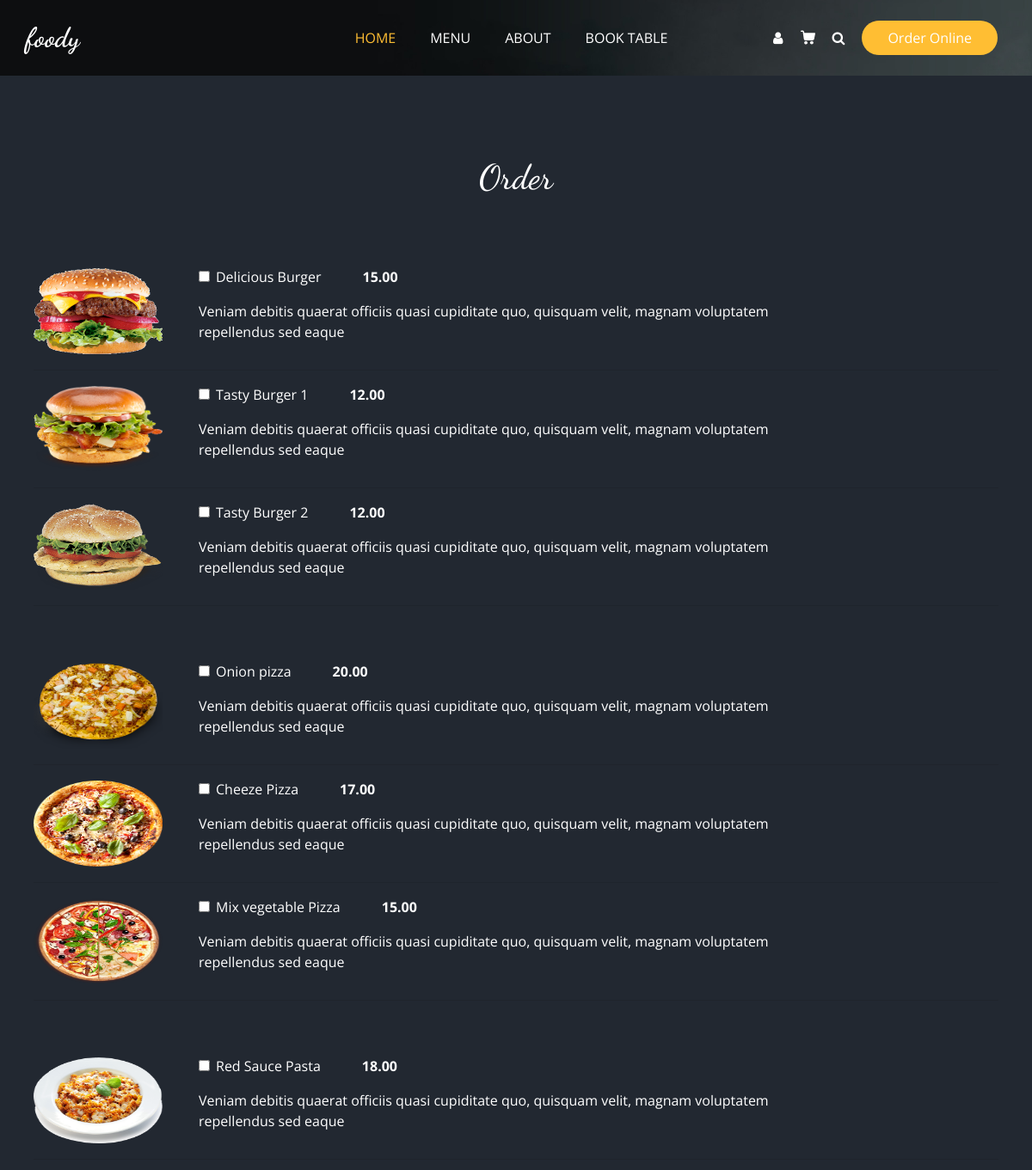
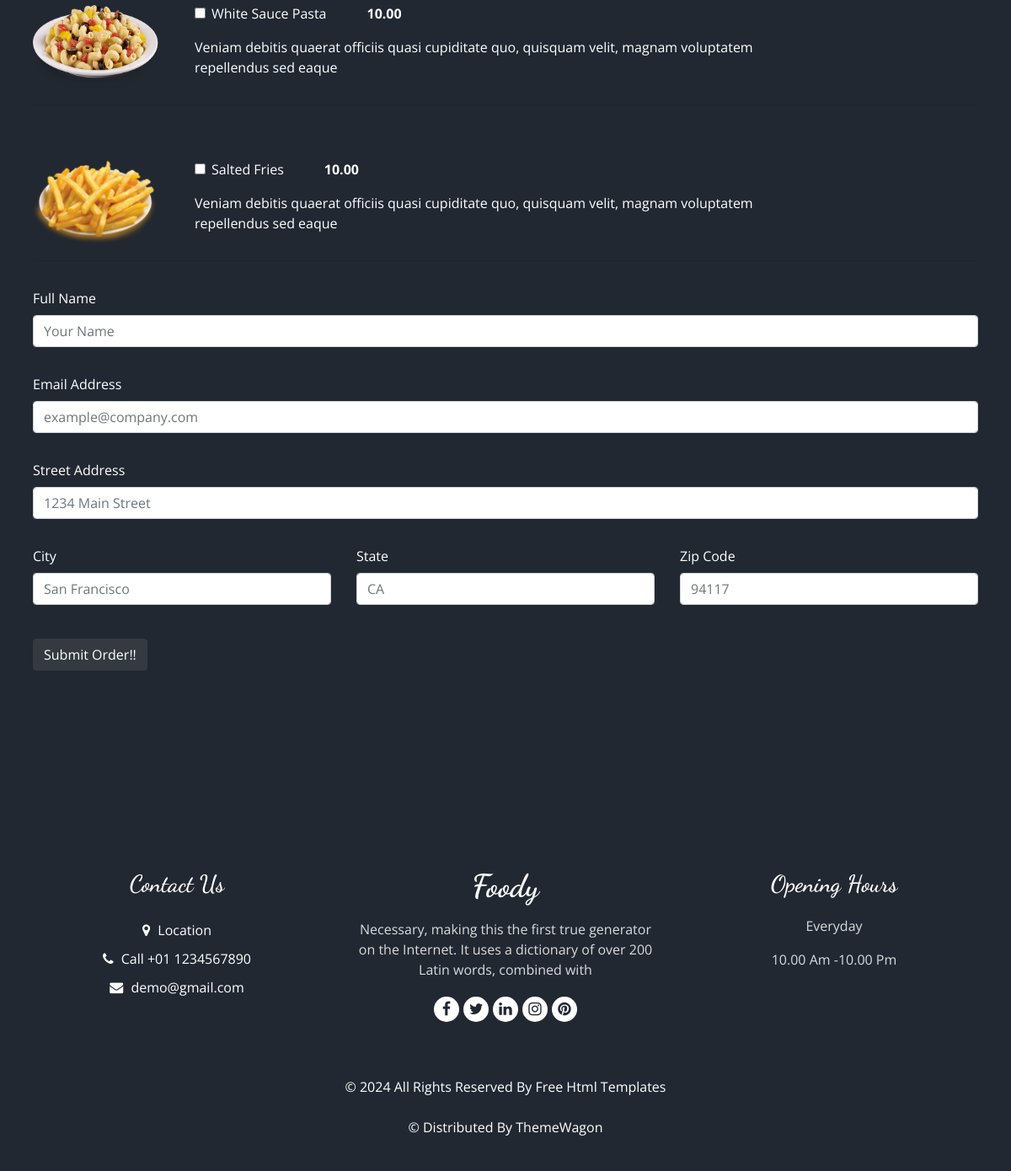
The page /order/ on the database its author committed (2 pictures, top to bottom).
### customer/models.py (models this page shows, shortened)
class MenuItem(models.Model):
    name = models.CharField(max_length=100)
    description = models.TextField()
    images = models.ImageField(upload_to='menu_images/')
    price = models.DecimalField(max_digits=10, decimal_places=2)
    category = models.ManyToManyField('Category',related_name='item')
    available = models.BooleanField(default=True)

### customer/views.py (the view, shortened to what this page needs)
# urls.py: path('order/',Order.as_view(),name= 'order'),
class Order(View):
    def get(self, request, *args, **kwargs):
        Burger = MenuItem.objects.filter(category__name__contains='Burger')
        Pizza = MenuItem.objects.filter(category__name__contains='Pizza')
        Pasta = MenuItem.objects.filter(category__name__contains='Pasta')
        Fries = MenuItem.objects.filter(category__name__contains='Fries')
        context = {
            'Burger': Burger,
            'Pizza' : Pizza,
            'Pasta' : Pasta,
            'Fries' : Fries,
            }
        return render(request, 'order.html', context)

### templates/order.html (shortened to what this page needs)
{% extends 'base.html' %}
{% load static %}
{% block class %}class="sub_page"{% endblock class %}
{% block content %}
<section class="about_section layout_padding">
    <div class="container mb-5">
        <div class="row justify-content-center mt-1">
            <h1>Order</h1>
            <div class="col-md-12 col-sm-12 p-4">
                <form method="POST">
                    <div class="pt-5">
                        {% for bur in Burger %}
                        <div class="row">
                            <div class="col-md-2 col-sm-12">
                                <img class="rounded" src="{{ bur.images.url }}" width="150" height="100"  alt="{{bur.name}}" />
                            </div>
                            <div class="col-md-8 col-sm-12">
                                <div class="d-flex flex-row">
                                    <div class="form-group form-check">
                                        <input type="checkbox" name="items[]" class="form-check-input" value="{{ bur.pk }}">
                                        <label class="form-check-label">{{ bur.name }}</label>
                                    </div>
                                    <p class="font-weight-bold pl-5">{{ bur.price }}</p>
                                </div>
                                <p>{{ bur.description }}</p>
                            </div>
                        </div>
                        <hr />
                        {% endfor %}
                    </div>
                    <div class="pt-5">
                        {% for piz in Pizza %}
                        <div class="row">
                            <div class="col-md-2 col-sm-12">
                                <img class="rounded" src="{{ piz.images.url }}" width="150" height="100" alt="{{ piz.name }}"/>
                            </div>
                            <div class="col-md-8 col-sm-12">
                                <div class="d-flex flex-row">
                                    <div class="form-group form-check">
                                        <input type="checkbox" name="items[]" class="form-check-input" value="{{ piz.pk }}">
                                        <label class="form-check-label">{{ piz.name }}</label>
                                    </div>
                                    <p class="font-weight-bold pl-5">{{ piz.price }}</p>
                                </div>
                                <p>{{ piz.description }}</p>
                            </div>
                        </div>
                        <hr />
                        {% endfor %}
                    </div>
                    <div class="pt-5">
                        {% for app in Pasta %}
                        <div class="row">
                            <div class="col-md-2 col-sm-12">
                                <img class="rounded" src="{{ app.images.url }}" width="150" height="100" alt="{{ app.name }}"/>
                            </div>
                            <div class="col-md-8 col-sm-12">
                                <div class="d-flex flex-row">
                                    <div class="form-group form-check">
                                        <input type="checkbox" name="items[]" class="form-check-input" value="{{ app.pk }}">
                                        <label class="form-check-label">{{ app.name }}</label>
                                    </div>
                                    <p class="font-weight-bold pl-5">{{ app.price }}</p>
                                </div>
                                <p>{{ app.description }}</p>
                            </div>
                        </div>
                        <hr />
                        {% endfor %}
                    </div>
                    <div class="pt-5">
                        {% for app in Fries %}
                        <div class="row">
                            <div class="col-md-2 col-sm-12">
                                <img class="rounded" src="{{ app.images.url }}" width="150" height="100" alt="{{ app.name }}" />
                            </div>
                            <div class="col-md-8 col-sm-12">
                                <div class="d-flex flex-row">
                                    <div class="form-group form-check">
                                        <input type="checkbox" name="items[]" class="form-check-input" value="{{ app.pk }}">
                                        <label class="form-check-label">{{ app.name }}</label>
                                    </div>
                                    <p class="font-weight-bold pl-5">{{ app.price }}</p>
                                </div>
                                <p>{{ app.description }}</p>
                            </div>
                        </div>
                        <hr />
                        {% endfor %}
                    </div>
                    <div class="form-group pt-3">
                        <label for="name">Full Name</label>
                        <input required class= "form-control" type="text" placeholder="Your Name" name="name" />
                    </div>
                    <div class="form-group pt-3">
                        <label for="name">Email Address</label>
                        <input required class= "form-control" type="text" placeholder="example@company.com" name="email" />
                    </div>
                    <div class="form-group pt-3">
                        <label for="name">Street Address </label>
                        <input required class= "form-control" type="text" placeholder="1234 Main Street" name="street" />
                    </div>
                    <div class="row">
                        <div class="col-md-4 col-sm-12">
                            <div class="form-group pt-3">
                            <label for="name">City</label>
                            <input required class= "form-control" type="text" placeholder="San Francisco" name="city" />
                        </div>
                    </div>
                    <div class="col-md-4 col-sm-12">
                        <div class="form-group pt-3">
                            <label for="name">State</label>
                            <input required class= "form-control" type="text" placeholder="CA" name="state" />
                        </div>
                    </div>
                    <div class="col-md-4 col-sm-12">
                        <div class="form-group pt-3">
                            <label for="name">Zip Code</label>
                            <input required class= "form-control" type="text" placeholder="94117" name="zip_code" />
                        </div>
                    </div>
                    </div>
                    <button type="button" class="btn btn-dark mt-4" data-toggle="modal" data-target="#submitModal">
                        Submit Order!!
                      </button>
                </form>
            </div>
        </div>
    </div>
  </section>
{% endblock %}

### templates/base.html (shortened to what this page needs)
<!DOCTYPE html>
<html>
{% load static %}
<head>
  <link rel="stylesheet" type="text/css" href="{% static 'css/bootstrap.css' %}" />
  <link rel="stylesheet" type="text/css" href="https://cdnjs.cloudflare.com/ajax/libs/OwlCarousel2/2.3.4/assets/owl.carousel.min.css" />
  <link rel="stylesheet" href="https://cdnjs.cloudflare.com/ajax/libs/jquery-nice-select/1.1.0/css/nice-select.min.css" />
  <link href="{% static 'css/font-awesome.min.css' %}" rel="stylesheet" />
  <link href="{% static 'css/style.css' %}" rel="stylesheet" />
  <link href="{% static 'ccss/responsive.css' %}" rel="stylesheet" />
</head>
<body {% block class %} {% endblock class %}>
  <div class="hero_area">
    <div class="bg-box">
      <img src="{% static 'images/hero-bg.jpg' %}" alt="">
    </div>
    <header class="header_section">
      <div class="container">
        <nav class="navbar navbar-expand-lg custom_nav-container ">
          <a class="navbar-brand" href="/">
            <span>
              foody
            </span>
          </a>
          <div class="collapse navbar-collapse" id="navbarSupportedContent">
            <ul class="navbar-nav  mx-auto ">
              <li class="nav-item active">
                <a class="nav-link" href="/">Home <span class="sr-only">(current)</span></a>
              </li>
              <li class="nav-item">
                <a class="nav-link" href="/menu">Menu</a>
              </li>
              <li class="nav-item">
                <a class="nav-link" href="/about">About</a>
              </li>
              <li class="nav-item">
                <a class="nav-link" href="/book_table">Book Table</a>
              </li>
            </ul>
            <div class="user_option">
              <a href="/login" class="user_link">
                <i class="fa fa-user" aria-hidden="true"></i>
              </a>
              <a class="cart_link" href="#">
              </a>
              <form class="form-inline">
                <button class="btn  my-2 my-sm-0 nav_search-btn" type="submit">
                  <i class="fa fa-search" aria-hidden="true"></i>
                </button>
              </form>
              <a href="{% url 'order' %}" class="order_online">
                Order Online
              </a>
            </div>
          </div>
        </nav>
      </div>
    </header>
  </div>
{% block content %}
{% endblock %}
  <footer class="footer_section">
    <div class="container">
      <div class="row">
        <div class="col-md-4 footer-col">
          <div class="footer_contact">
            <h4>
              Contact Us
            </h4>
            <div class="contact_link_box">
              <a href="">
                <i class="fa fa-map-marker" aria-hidden="true"></i>
                <span>
                  Location
                </span>
              </a>
              <a href="">
                <i class="fa fa-phone" aria-hidden="true"></i>
                <span>
                  Call +01 1234567890
                </span>
              </a>
              <a href="">
                <i class="fa fa-envelope" aria-hidden="true"></i>
                <span>
                  demo@gmail.com
                </span>
              </a>
            </div>
          </div>
        </div>
        <div class="col-md-4 footer-col">
          <div class="footer_detail">
            <a href="" class="footer-logo">
              Foody
            </a>
            <p>
              Necessary, making this the first true generator on the Internet. It uses a dictionary of over 200 Latin words, combined with
            </p>
            <div class="footer_social">
              <a href="">
                <i class="fa fa-facebook" aria-hidden="true"></i>
              </a>
              <a href="">
                <i class="fa fa-twitter" aria-hidden="true"></i>
              </a>
              <a href="">
                <i class="fa fa-linkedin" aria-hidden="true"></i>
              </a>
              <a href="">
                <i class="fa fa-instagram" aria-hidden="true"></i>
              </a>
              <a href="">
                <i class="fa fa-pinterest" aria-hidden="true"></i>
              </a>
            </div>
          </div>
        </div>
        <div class="col-md-4 footer-col">
          <h4>
            Opening Hours
          </h4>
          <p>
            Everyday
          </p>
          <p>
            10.00 Am -10.00 Pm
          </p>
        </div>
      </div>
      <div class="footer-info">
        <p>
          &copy; <span id="displayYear"></span> All Rights Reserved By
          <a href="https://html.design/">Free Html Templates</a><br><br>
          &copy;  Distributed By
          <a href="https://themewagon.com/" target="_blank">ThemeWagon</a>
        </p>
      </div>
    </div>
  </footer>
</body>
</html>

### rows shown on the page
MenuItem: images (picture), name "Delicious Burger", price "15.00", description "Veniam debitis quaerat officiis quasi cupiditate quo, quisquam velit, magnam voluptatem repellendus sed eaque"
MenuItem: images (picture), name "Tasty Burger 1", price "12.00", description "Veniam debitis quaerat officiis quasi cupiditate quo, quisquam velit, magnam voluptatem repellendus sed eaque"
MenuItem: images (picture), name "Tasty Burger 2", price "12.00", description "Veniam debitis quaerat officiis quasi cupiditate quo, quisquam velit, magnam voluptatem repellendus sed eaque"
MenuItem: images (picture), name "Onion pizza", price "20.00", description "Veniam debitis quaerat officiis quasi cupiditate quo, quisquam velit, magnam voluptatem repellendus sed eaque"
MenuItem: images (picture), name "Cheeze Pizza", price "17.00", description "Veniam debitis quaerat officiis quasi cupiditate quo, quisquam velit, magnam voluptatem repellendus sed eaque"
MenuItem: images (picture), name "Mix vegetable Pizza", price "15.00", description "Veniam debitis quaerat officiis quasi cupiditate quo, quisquam velit, magnam voluptatem repellendus sed eaque"
MenuItem: images (picture), name "Red Sauce Pasta", price "18.00", description "Veniam debitis quaerat officiis quasi cupiditate quo, quisquam velit, magnam voluptatem repellendus sed eaque"
MenuItem: images (picture), name "White Sauce Pasta", price "10.00", description "Veniam debitis quaerat officiis quasi cupiditate quo, quisquam velit, magnam voluptatem repellendus sed eaque"
MenuItem: images (picture), name "Salted Fries", price "10.00", description "Veniam debitis quaerat officiis quasi cupiditate quo, quisquam velit, magnam voluptatem repellendus sed eaque"
